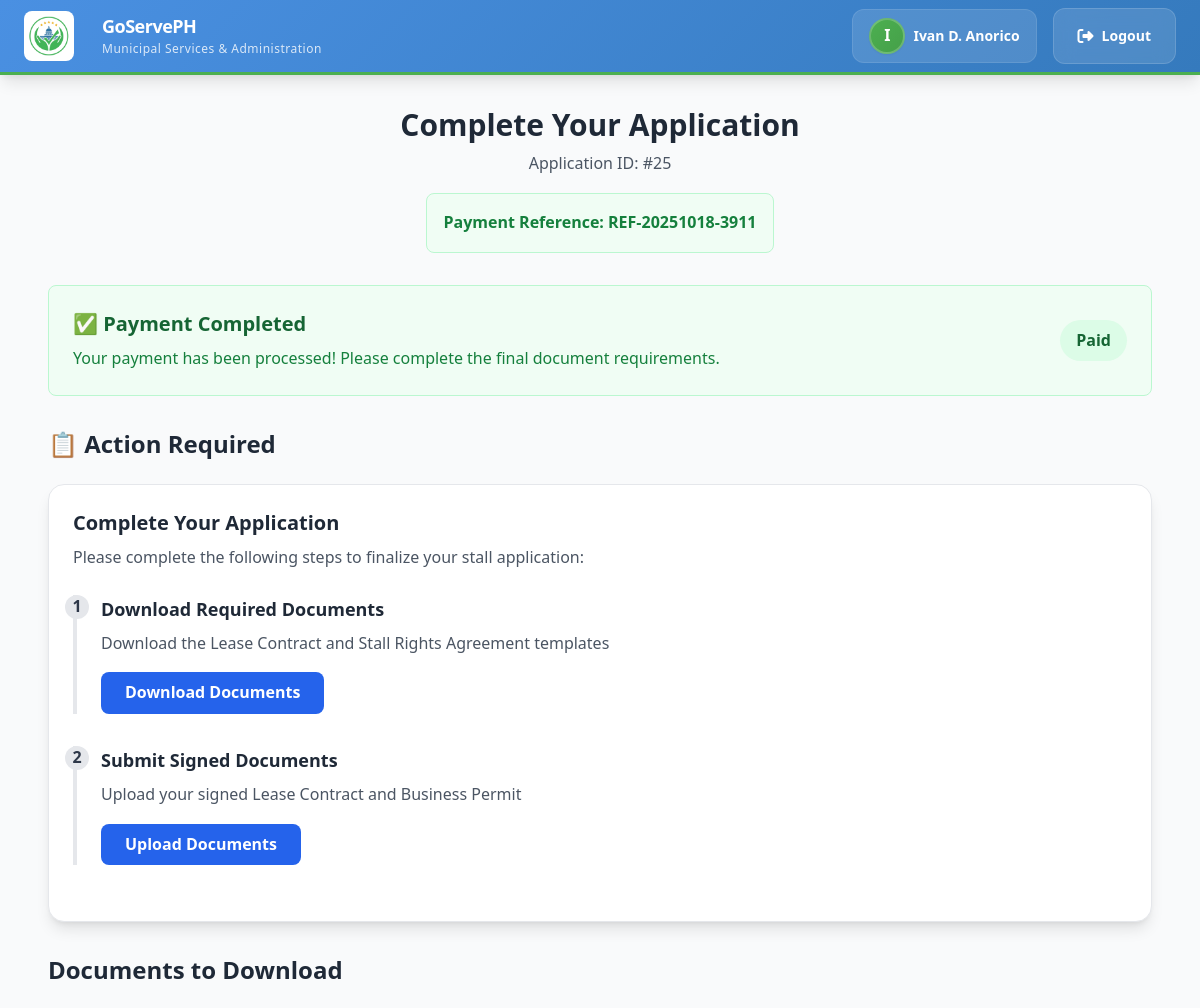
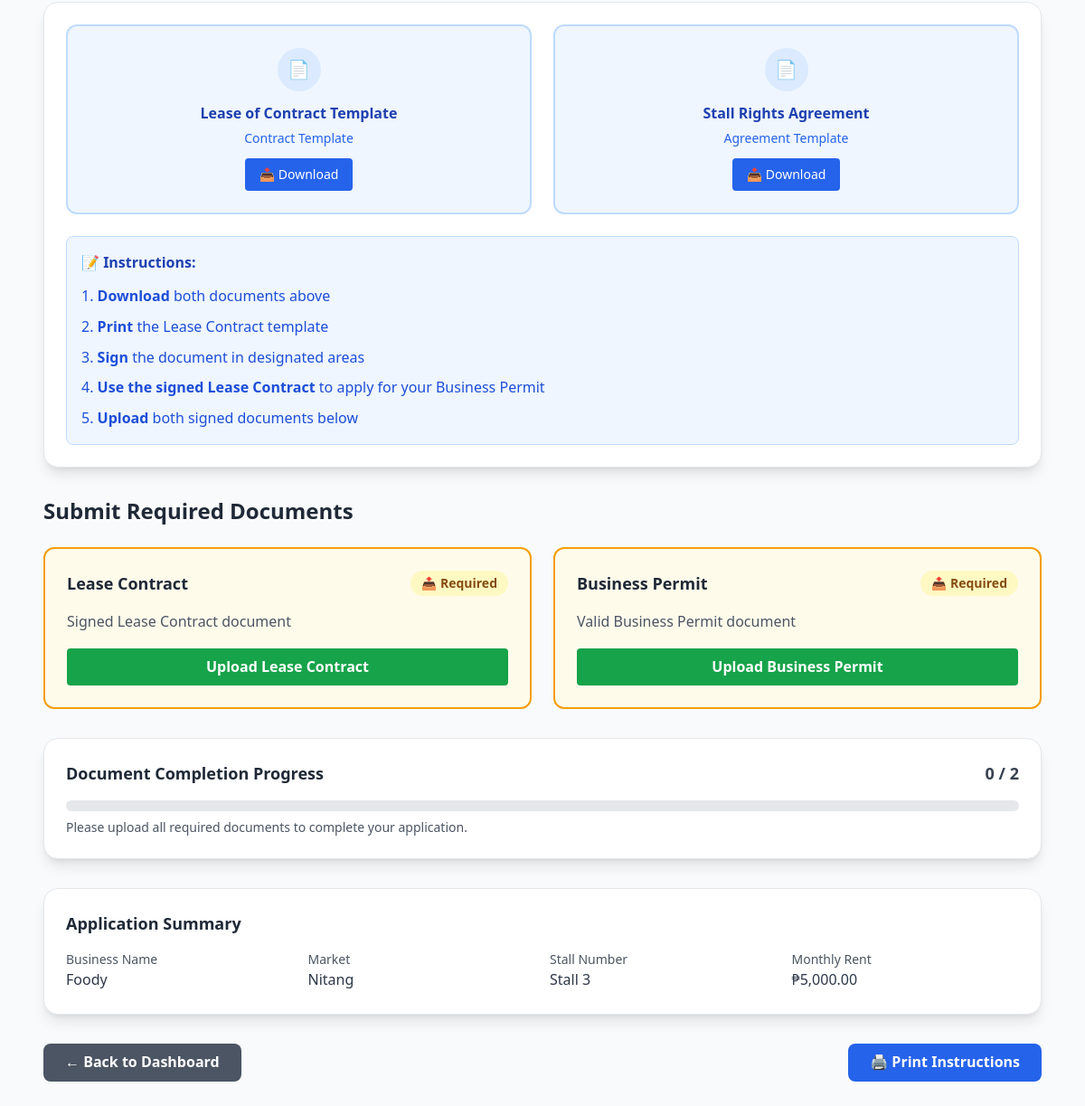
/citizen_portal/market_card/view_documents/view_paid.php?application_id=25 (signed in), run on the app's committed database (2 pictures, top to bottom).
### tables this page shows
CREATE TABLE `applications` (
  `id` int(11) NOT NULL,
  `user_id` int(11) NOT NULL,
  `stall_id` int(11) NOT NULL,
  `application_type` enum('new','renewal','transfer') NOT NULL DEFAULT 'new',
  `first_name` varchar(100) NOT NULL,
  `middle_name` varchar(100) DEFAULT NULL,
  `last_name` varchar(100) NOT NULL,
  `gender` enum('Male','Female','Other') NOT NULL,
  `date_of_birth` date NOT NULL,
  `civil_status` enum('Single','Married','Divorced','Widowed') NOT NULL,
  `house_number` varchar(50) DEFAULT NULL,
  `street` varchar(255) DEFAULT NULL,
  `barangay` varchar(255) DEFAULT NULL,
  `city` varchar(255) DEFAULT NULL,
  `zip_code` varchar(10) DEFAULT NULL,
  `contact_number` varchar(20) NOT NULL,
  `email` varchar(255) NOT NULL,
  `market_name` varchar(255) NOT NULL,
  `market_section` varchar(255) NOT NULL,
  `stall_number` varchar(100) NOT NULL,
  `business_name` varchar(255) NOT NULL,
  `certification_agree` tinyint(1) NOT NULL DEFAULT 0,
  `status` enum('pending','approved','rejected','cancelled','payment_phase','paid','documents_submitted','expired') NOT NULL DEFAULT 'pending',
  `application_date` datetime NOT NULL DEFAULT current_timestamp(),
  `updated_at` datetime DEFAULT current_timestamp() ON UPDATE current_timestamp()
);

CREATE TABLE `application_fee` (
  `id` int(11) NOT NULL,
  `application_id` int(11) NOT NULL,
  `application_fee` decimal(10,2) NOT NULL DEFAULT 100.00,
  `security_bond` decimal(10,2) NOT NULL DEFAULT 10000.00,
  `stall_rights_fee` decimal(10,2) NOT NULL,
  `total_amount` decimal(10,2) NOT NULL,
  `payment_date` datetime DEFAULT NULL,
  `status` enum('pending','paid','cancelled') NOT NULL DEFAULT 'pending',
  `reference_number` varchar(100) DEFAULT NULL,
  `payment_method` varchar(50) DEFAULT NULL,
  `phone_number` varchar(20) DEFAULT NULL,
  `email` varchar(255) DEFAULT NULL,
  `verification_code` varchar(6) DEFAULT NULL,
  `verification_attempts` int(11) DEFAULT 0,
  `verified_at` datetime DEFAULT NULL,
  `expires_at` datetime DEFAULT NULL,
  `created_at` datetime DEFAULT current_timestamp(),
  `updated_at` datetime DEFAULT current_timestamp() ON UPDATE current_timestamp()
);

CREATE TABLE `maps` (
  `id` int(11) NOT NULL,
  `name` varchar(255) NOT NULL,
  `file_path` varchar(255) NOT NULL,
  `created_at` datetime DEFAULT current_timestamp(),
  `updated_at` datetime DEFAULT current_timestamp() ON UPDATE current_timestamp()
);

CREATE TABLE `stalls` (
  `id` int(11) NOT NULL,
  `map_id` int(11) NOT NULL,
  `name` varchar(255) NOT NULL,
  `pos_x` int(11) NOT NULL,
  `pos_y` int(11) NOT NULL,
  `height` decimal(10,2) NOT NULL DEFAULT 0.00,
  `length` decimal(10,2) NOT NULL DEFAULT 0.00,
  `width` decimal(10,2) NOT NULL DEFAULT 0.00,
  `price` decimal(10,2) NOT NULL DEFAULT 0.00,
  `status` enum('available','occupied','reserved','maintenance') NOT NULL DEFAULT 'available',
  `class_id` int(11) NOT NULL,
  `section_id` int(11) DEFAULT NULL,
  `created_at` datetime DEFAULT current_timestamp(),
  `updated_at` datetime DEFAULT current_timestamp() ON UPDATE current_timestamp()
);

### citizen_portal/market_card/view_documents/view_paid.php (the view, shortened to what the rows shown need)
<?php
require_once '../../../db/Market/market_db.php';
$user_id = $_SESSION['user_id'];
$application_id = $_GET['application_id'] ?? null;
try {
    $stmt = $pdo->prepare("
        SELECT a.*,
            s.name AS stall_name,
            s.price AS stall_price,
            s.length, s.width, s.height,
            m.name AS market_name,
            sr.class_name,
            sr.description AS class_description,
            sec.name AS section_name
        FROM applications a
        LEFT JOIN stalls s ON a.stall_id = s.id
        LEFT JOIN maps m ON s.map_id = m.id
        LEFT JOIN stall_rights sr ON s.class_id = sr.class_id
        LEFT JOIN sections sec ON s.section_id = sec.id
        WHERE a.id = ? AND a.user_id = ?
    ");
    $stmt->execute([$application_id, $user_id]);
    $application = $stmt->fetch(PDO::FETCH_ASSOC);
    $payment_stmt = $pdo->prepare("
        SELECT * FROM application_fee
        WHERE application_id = ? AND status = 'paid'
        ORDER BY id DESC LIMIT 1
    ");
    $payment_stmt->execute([$application_id]);
    $payment_details = $payment_stmt->fetch(PDO::FETCH_ASSOC);
} catch (PDOException $e) {
    error_log("Database error: " . $e->getMessage());
    $_SESSION['error'] = "Database error occurred.";
    header('Location: ../apply_stall.php');
    exit;
}
?>
<!DOCTYPE html>
<html lang="en">
<head>
    <script src="https://cdn.tailwindcss.com"></script>
    <link rel="stylesheet" href="../navbar.css">
</head>
<body class="bg-gray-50">
    <?php include '../../../citizen_portal/navbar.php'; ?>
    <div class="container mx-auto px-6 py-8 max-w-6xl">
        <div class="text-center mb-8">
            <h1 class="text-3xl font-bold text-gray-800 mb-2">Complete Your Application</h1>
            <p class="text-gray-600">Application ID: #<?= $application['id'] ?></p>
            <div class="mt-4 bg-green-50 border border-green-200 rounded-lg p-4 inline-block">
                <p class="text-green-700 font-semibold">Payment Reference: <?= $payment_details['reference_number'] ?? 'N/A' ?></p>
            </div>
        </div>
        <div class="bg-green-50 border border-green-200 rounded-lg p-6 mb-8">
            <div class="flex items-center justify-between">
                <div>
                    <h2 class="text-xl font-semibold text-green-800 mb-2">✅ Payment Completed</h2>
                </div>
            </div>
        </div>
        <div class="application-section action-required mb-8">
            <h2 class="text-2xl font-bold text-gray-800 mb-6">📋 Action Required</h2>
        </div>
        <div id="download-section" class="application-section mb-8">
            <h2 class="text-2xl font-bold text-gray-800 mb-6">Documents to Download</h2>
        </div>
        <div id="upload-section" class="application-section mb-8">
            <h2 class="text-2xl font-bold text-gray-800 mb-6">Submit Required Documents</h2>
        </div>
        <div class="bg-white rounded-2xl shadow-lg border border-gray-200 p-6">
            <div class="grid grid-cols-1 md:grid-cols-2 lg:grid-cols-4 gap-4">
                <div>
                    <p class="text-sm text-gray-600">Business Name</p>
                    <p class="font-medium"><?= htmlspecialchars($application['business_name']) ?></p>
                </div>
                <div>
                    <p class="text-sm text-gray-600">Market</p>
                    <p class="font-medium"><?= htmlspecialchars($application['market_name']) ?></p>
                </div>
                <div>
                    <p class="text-sm text-gray-600">Stall Number</p>
                    <p class="font-medium"><?= htmlspecialchars($application['stall_number']) ?></p>
                </div>
                <div>
                    <p class="text-sm text-gray-600">Monthly Rent</p>
                    <p class="font-medium">₱<?= number_format($application['stall_price'], 2) ?></p>
                </div>
            </div>
        </div>
    </div>
</body>
</html>

### data on the page
applications: id "25", business_name "Foody", maps.name "Nitang", stall_number "Stall 3", stall.price "5,000.00"
application_fee: reference_number "REF-20251018-3911"

### other printed values
substr(htmlspecialchars($full_name), 0, 1) "I"
$full_name "Ivan D. Anorico"
$fileName "Lease of Contract Template"
$fileType "Contract Template"
$fileName "Stall Rights Agreement"
$fileType "Agreement Template"
hasLeaseContract($documents) + hasBusinessPermit($documents) "0"
